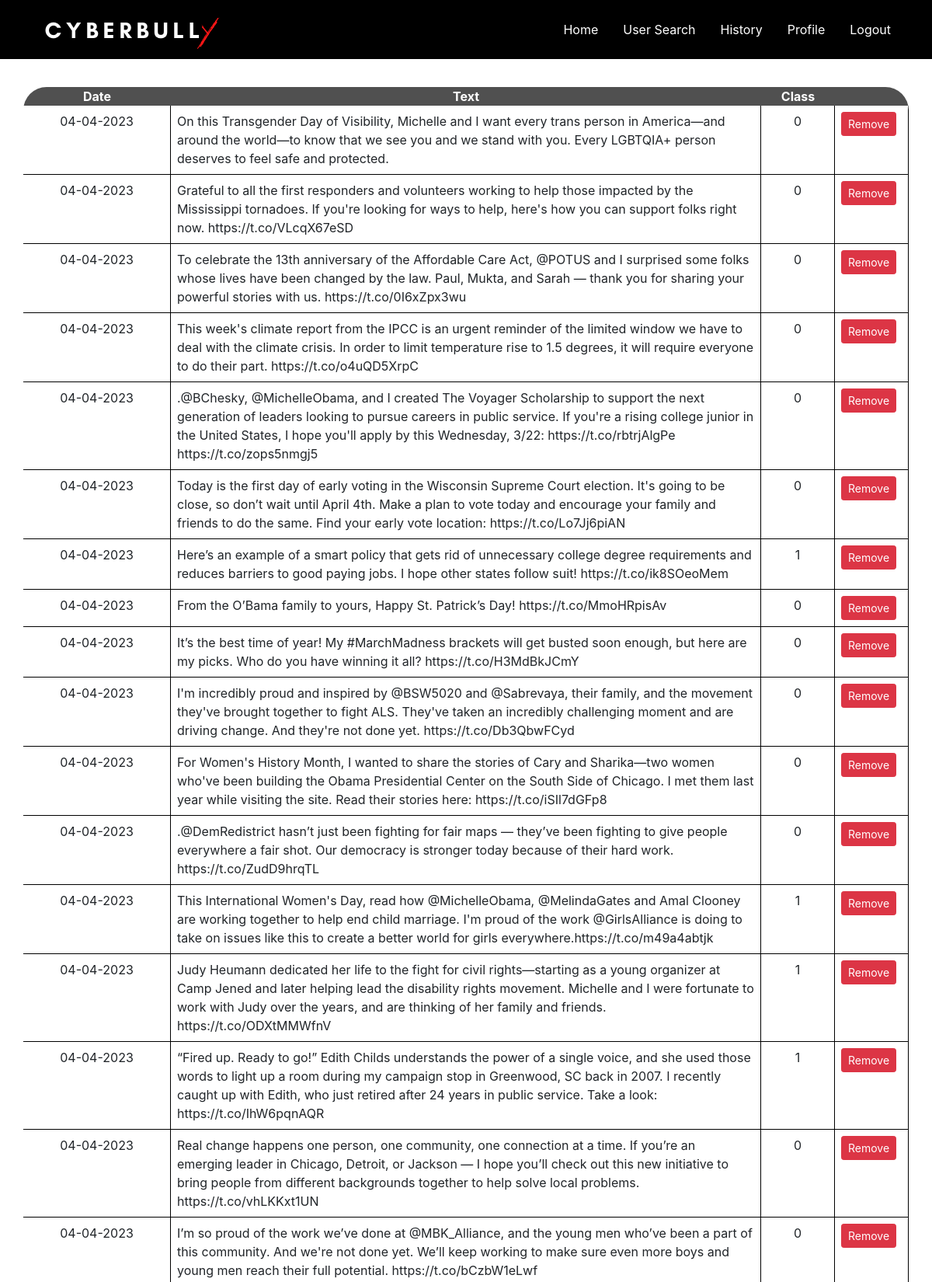
The page /history (signed in, upper part) on the database its author committed.
### cyberbullying/modelsDB.py (models this page shows, shortened)
class History(db.Model, UserMixin):
    id = db.Column(db.Integer, primary_key=True)
    date = db.Column(db.DateTime, nullable=False, default=datetime.now())
    content = db.Column(db.Text, nullable=False)
    status = db.Column(db.Text, nullable=False)
    user_id = db.Column(db.Integer, db.ForeignKey('user.id'), nullable=False)

### cyberbullying/routes.py (the view, shortened to what this page needs)
@app.route("/history", methods=['GET', 'POST'])
@login_required
def history():
    historical = History.query.all()  # get all data from History table (show history)
    return render_template("history.html", title="History", historical=historical)

### cyberbullying/modelsDB.py (called while the page is built)
@login_manager.user_loader
def load_user(user_id):
    return User.query.get(int(user_id))

### cyberbullying/templates/history.html (shortened to what this page needs)
{% extends "layout.html" %}
{% block content %}
    <div class="row">
        <div class="col-12 history_layout">
            <div class="row">
                <div class="col-2 text-center history_column">Date</div>
                <div class="col-8 text-center history_column">Text</div>
                <div class="col-1 text-center history_column">Class</div>
                <div class="col-1 text-center history_column"></div>
            </div>
            <div class="row">
                {% for historical_records in historical %}
                    <div class="col-md-2 history_content text-center">
                        {{ historical_records.date.strftime('%d-%m-%Y') }}
                    </div>
                    <div class="col-md-8 history_content">
                        {{ historical_records.content}}
                    </div>
                    <div class="col-md-1 history_content text-center">
                        {{ historical_records.status}}
                    </div>
                    <div class="col-md-1 history_content">
                        <form action="{{ url_for('history') }}" method="POST" enctype="multipart/form-data">
                            <button class="btn btn-danger btn-sm" type="submit" value="{{ historical_records.id}}" name="remove">
                                Remove
                            </button>
                        </form>
                    </div>
                {% endfor %}
            </div>
        </div>
    </div>
    <br>
{% endblock content %}

### cyberbullying/templates/layout.html (shortened to what this page needs)
<!DOCTYPE html>
<html lang="en">
<head>
    <link rel="stylesheet" type="text/css" href="{{ url_for('static',filename="bootstrap_files/bootstrap.min.css")}}">
    <link rel="stylesheet" type="text/css" href="{{ url_for('static',filename="style.css") }}">
</head>
<body>
    <header class="main-header">
        <nav class="navbar navbar-expand-sm navbar-custom fixed-top">
            <div class="container">
                <a class="navbar-brand mr-5" href="/">
                    <img src="static/images/logo.png">
                </a>
                <div class="collapse navbar-collapse" id="navbarMenu">
                    {%  if current_user.is_authenticated %}
                        <ul class="navbar-nav ml-auto">
                            <li class="nav-item">
                                <a class="nav-link" href="{{ url_for("home") }}">Home</a>
                            </li>
                             <li class="nav-item">
                                <a class="nav-link" href="{{ url_for("user_search") }}">User Search</a>
                            </li>
                            <li class="nav-item">
                                <a class="nav-link" href="{{ url_for("history") }}">History</a>
                            </li>
                            <li class="nav-item">
                                <a class="nav-link" href="{{ url_for("profile") }}">Profile</a>
                            </li>
                            <li class="nav-item">
                                <a class="nav-link" href="{{ url_for("logout") }}">Logout</a>
                            </li>
                        </ul>
                    {% endif %}
                </div>
            </div>
        </nav>
    </header>
    <section class="container">
                {% block content %}{% endblock content %}
    </section>
</body>
</html>

### cyberbullying/static/style.css (style rules this page uses)
body { background-image: url("images/greenmatrix01.png"); background-repeat: no-repeat; background-size: cover; background-position: center; height: 100vh; }
.navbar-custom { background-color: #000; }
.navbar-custom .navbar-brand, .navbar-custom .navbar-text { color: #fff; }
.nav-link { color: #fff !important; padding-left: 1.5rem !important; }
.history_layout { background-color: rgba(255,255,255,0.85); margin-top:7rem; height: 75vh; overflow: hidden; overflow-y: auto; border-radius: 30px; }
.history_column { background-color: #505050; color: #fff; font-weight: bold; }
.history_content { padding: 0.5rem; border-bottom: #000 1px solid; border-right: #000 1px solid; }

### rows shown on the page
History: date "04-04-2023", content "On this Transgender Day of Visibility, Michelle and I want every trans person in America—and around the world—to know that we see you and we stand with you. Every LGBTQIA+ person deserves to feel safe and protected.", status "0", {{ historical_records.id }} 2 (drawn)
History: date "04-04-2023", content "Grateful to all the first responders and volunteers working to help those impacted by the Mississippi tornadoes. If you're looking for ways to help, here's how you can support folks right now. https://t.co/VLcqX67eSD", status "0", {{ historical_records.id }} 3 (drawn)
History: date "04-04-2023", content "To celebrate the 13th anniversary of the Affordable Care Act, @POTUS and I surprised some folks whose lives have been changed by the law. Paul, Mukta, and Sarah — thank you for sharing your powerful stories with us. https://t.co/0I6xZpx3wu", status "0", {{ historical_records.id }} 5 (drawn)
History: date "04-04-2023", content "This week's climate report from the IPCC is an urgent reminder of the limited window we have to deal with the climate crisis. In order to limit temperature rise to 1.5 degrees, it will require everyone to do their part. https://t.co/o4uQD5XrpC", status "0", {{ historical_records.id }} 7 (drawn)
History: date "04-04-2023", content ".@BChesky, @MichelleObama, and I created The Voyager Scholarship to support the next generation of leaders looking to pursue careers in public service. If you're a rising college junior in the United States, I hope you'll apply by this Wednesday, 3/22: https://t.co/rbtrjAlgPe https://t.co/zops5nmgj5", status "0", {{ historical_records.id }} 8 (drawn)
History: date "04-04-2023", content "Today is the first day of early voting in the Wisconsin Supreme Court election. It's going to be close, so don’t wait until April 4th. Make a plan to vote today and encourage your family and friends to do the same. Find your early vote location: https://t.co/Lo7Jj6piAN", status "0", {{ historical_records.id }} 9 (drawn)
History: date "04-04-2023", content "Here’s an example of a smart policy that gets rid of unnecessary college degree requirements and reduces barriers to good paying jobs. I hope other states follow suit! https://t.co/ik8SOeoMem", status "1", {{ historical_records.id }} 10 (drawn)
History: date "04-04-2023", content "From the O’Bama family to yours, Happy St. Patrick’s Day! https://t.co/MmoHRpisAv", status "0", {{ historical_records.id }} 11 (drawn)
History: date "04-04-2023", content "It’s the best time of year! My #MarchMadness brackets will get busted soon enough, but here are my picks. Who do you have winning it all? https://t.co/H3MdBkJCmY", status "0", {{ historical_records.id }} 12 (drawn)
History: date "04-04-2023", content "I'm incredibly proud and inspired by @BSW5020 and @Sabrevaya, their family, and the movement they've brought together to fight ALS. They've taken an incredibly challenging moment and are driving change. And they're not done yet. https://t.co/Db3QbwFCyd", status "0", {{ historical_records.id }} 13 (drawn)
History: date "04-04-2023", content "For Women's History Month, I wanted to share the stories of Cary and Sharika—two women who've been building the Obama Presidential Center on the South Side of Chicago. I met them last year while visiting the site. Read their stories here: https://t.co/iSIl7dGFp8", status "0", {{ historical_records.id }} 14 (drawn)
History: date "04-04-2023", content ".@DemRedistrict hasn’t just been fighting for fair maps — they’ve been fighting to give people everywhere a fair shot. Our democracy is stronger today because of their hard work. https://t.co/ZudD9hrqTL", status "0", {{ historical_records.id }} 15 (drawn)
History: date "04-04-2023", content "This International Women's Day, read how @MichelleObama, @MelindaGates and Amal Clooney are working together to help end child marriage. I'm proud of the work @GirlsAlliance is doing to take on issues like this to create a better world for girls everywhere.https://t.co/m49a4abtjk", status "1", {{ historical_records.id }} 16 (drawn)
History: date "04-04-2023", content "Judy Heumann dedicated her life to the fight for civil rights—starting as a young organizer at Camp Jened and later helping lead the disability rights movement. Michelle and I were fortunate to work with Judy over the years, and are thinking of her family and friends. https://t.co/ODXtMMWfnV", status "1", {{ historical_records.id }} 17 (drawn)
History: date "04-04-2023", content "“Fired up. Ready to go!” Edith Childs understands the power of a single voice, and she used those words to light up a room during my campaign stop in Greenwood, SC back in 2007. I recently caught up with Edith, who just retired after 24 years in public service. Take a look: https://t.co/IhW6pqnAQR", status "1", {{ historical_records.id }} 18 (drawn)
History: date "04-04-2023", content "Real change happens one person, one community, one connection at a time. If you’re an emerging leader in Chicago, Detroit, or Jackson — I hope you’ll check out this new initiative to bring people from different backgrounds together to help solve local problems. https://t.co/vhLKKxt1UN", status "0", {{ historical_records.id }} 19 (drawn)
History: date "04-04-2023", content "I’m so proud of the work we’ve done at @MBK_Alliance, and the young men who’ve been a part of this community. And we're not done yet. We’ll keep working to make sure even more boys and young men reach their full potential. https://t.co/bCzbW1eLwf", status "0", {{ historical_records.id }} 20 (drawn)
